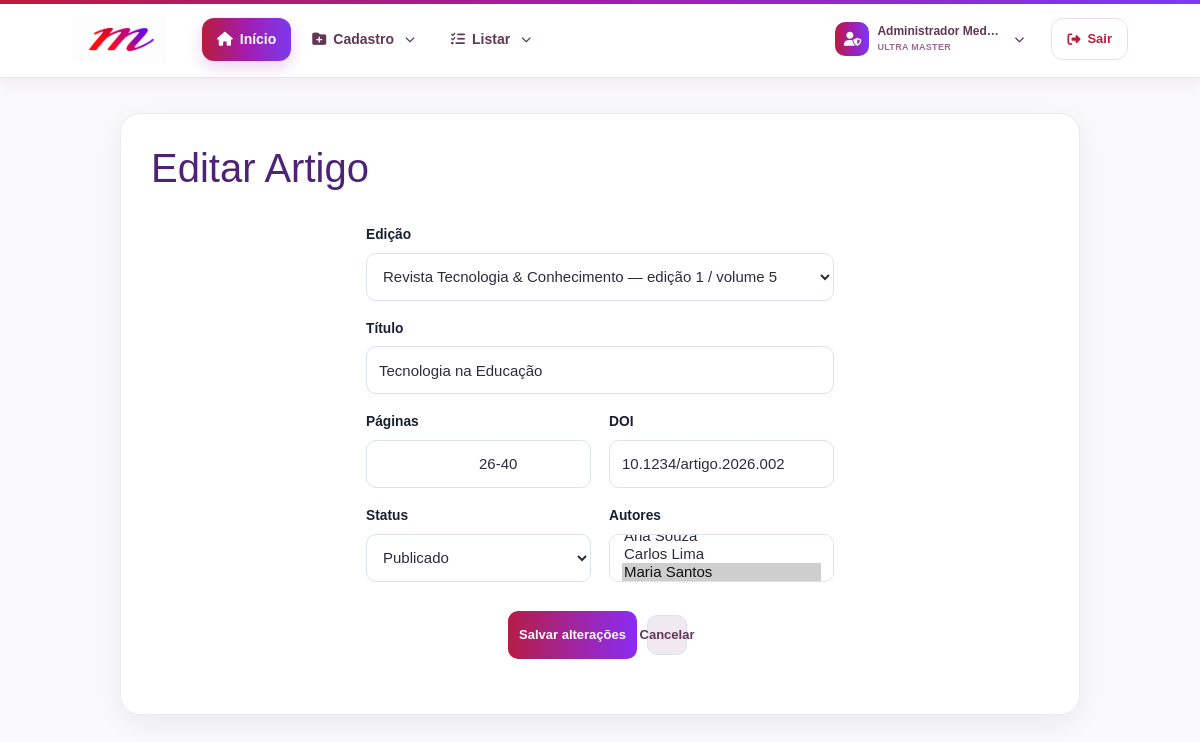
The app's page /painel/editar_artigo.php?id=2 (signed in) with its own data.
### tables this page shows
CREATE TABLE `artigos` (
  `id_artigo` int(11) NOT NULL AUTO_INCREMENT,
  `id_edicao` int(11) NOT NULL,
  `titulo` varchar(255) NOT NULL,
  `autores` text DEFAULT NULL,
  `palavras_chave` text DEFAULT NULL,
  `resumo` text DEFAULT NULL,
  `paginas` varchar(50) DEFAULT NULL,
  `doi` varchar(255) DEFAULT NULL,
  `status` varchar(50) DEFAULT 'Rascunho',
  `dt_cad_artigo` timestamp NOT NULL DEFAULT current_timestamp(),
  PRIMARY KEY (`id_artigo`),
  KEY `fk_artigo_edicao` (`id_edicao`),
  CONSTRAINT `fk_artigo_edicao` FOREIGN KEY (`id_edicao`) REFERENCES `edicoes` (`id_edicao`) ON DELETE CASCADE
);

CREATE TABLE `edicoes` (
  `id_edicao` int(11) NOT NULL AUTO_INCREMENT,
  `id_revista` int(11) NOT NULL,
  `numero` int(11) NOT NULL,
  `volume` int(11) DEFAULT NULL,
  `ano` int(11) NOT NULL,
  `data_publicacao` date DEFAULT NULL,
  `descricao` text DEFAULT NULL,
  `destaque` tinyint(1) DEFAULT 0,
  `dt_cad_edicao` timestamp NOT NULL DEFAULT current_timestamp(),
  PRIMARY KEY (`id_edicao`)
);

CREATE TABLE `revistas` (
  `id_revista` int(11) NOT NULL AUTO_INCREMENT,
  `issn` varchar(20) NOT NULL,
  `nome` varchar(255) NOT NULL,
  `volume` int(11) DEFAULT NULL,
  `numero` int(11) DEFAULT NULL,
  `ano` int(11) NOT NULL,
  `doi` varchar(255) DEFAULT NULL,
  `periodicidade` varchar(50) NOT NULL,
  `editor_chefe` varchar(255) NOT NULL,
  `conselho` text DEFAULT NULL,
  `revisores` text DEFAULT NULL,
  `data_publicacao` date DEFAULT NULL,
  `status` varchar(50) NOT NULL DEFAULT 'Rascunho',
  `destaque` tinyint(1) NOT NULL DEFAULT 0,
  `dt_cad_revista` datetime NOT NULL DEFAULT current_timestamp(),
  PRIMARY KEY (`id_revista`),
  UNIQUE KEY `uk_issn` (`issn`)
);

### painel/_layout.php (called while the page is built, shortened)
<?php
function id_get($key){ $id=filter_input(INPUT_GET,$key,FILTER_VALIDATE_INT); if(!$id||$id<1){ die('ID inválido.'); } return $id; }
?>

### painel/config/seguranca.php (called while the page is built, shortened)
<?php
if (!function_exists('corrigir_codificacao_painel')) {
    function corrigir_codificacao_painel($valor): string
    {
        $valor = (string)($valor ?? '');
        for ($i = 0; $i < 2; $i++) {
            if (!preg_match('/(?:Ã[-¿]|Â[-¿]|â€)/u', $valor)) {
                break;
            }
            $corrigido = @iconv('UTF-8', 'ISO-8859-1//IGNORE', $valor);
            $valor = $corrigido;
        }
        return $valor;
    }
}
if (!function_exists('h')) {
    function h($v): string
    {
        return htmlspecialchars(corrigir_codificacao_painel($v), ENT_QUOTES | ENT_SUBSTITUTE, 'UTF-8');
    }
}

### painel/editar_artigo.php (the view, shortened to what this page needs)
<?php
    include 'conexao.php'; include '_layout.php';$id=id_get('id');
        $r=mysqli_query($conexao,"SELECT * FROM artigos WHERE id_artigo=$id");
        $row=mysqli_fetch_assoc($r);
        $ed=mysqli_query($conexao,"SELECT e.id_edicao, e.numero, e.volume, r.nome FROM edicoes e INNER JOIN revistas r ON r.id_revista=e.id_revista ORDER BY r.nome,e.id_edicao DESC");
        $au=mysqli_query($conexao,"SELECT id_autor,nome FROM autores ORDER BY nome");
        $sel=[];$sr=mysqli_query($conexao,"SELECT id_autor FROM artigo_autor WHERE id_artigo=$id");
        while($x=mysqli_fetch_assoc($sr))$sel[]=(int)$x['id_autor'];
?>
<!doctype html>
<html lang="pt-BR">
    <head>
        <?php include 'includes_painel/head.php'; ?>
    </head>
    <body>
        <?php include 'includes_painel/header.php'; ?>
        <div class="crud">
            <div class="card">
                <h1>Editar Artigo</h1>
                <form method="post">
                    <div class="grid"><div class="campo full">
                        <label>Edição</label>
                        <select name="id_edicao" required><?php while($e=mysqli_fetch_assoc($ed)):?>
                            <option value="<?=$e['id_edicao']?>"
                                <?=($row['id_edicao']??0)==$e['id_edicao']?'selected':''?>>
                                <?=h($e['nome'].' — edição '.$e['numero'].' / volume '.$e['volume'])?>
                            </option>
                            <?php endwhile;?>
                        </select>
                    </div>
                    <div class="campo full">
                        <label>Título</label>
                        <input name="titulo" required value="<?=h($row['titulo'])?>">
                    </div>
                    <div class="campo">
                        <label>Páginas</label>
                        <input name="paginas" value="
                        <?=h($row['paginas']??'')?>">
                    </div>
                    <div class="campo">
                        <label>DOI</label>
                        <input name="doi" value="<?=h($row['doi']??'')?>">
                    </div>
                    <div class="campo">
                        <label>Status</label>
                        <select name="status">
                            <?php foreach(['Publicado','Em Revisão','Arquivado'] as $op):?>
                                <option <?=($row['status']??'')===$op?'selected':''?>>
                                    <?=h($op)?>
                                </option>
                            <?php endforeach;?>
                        </select>
                    </div>
                    <div class="campo">
                        <label>Autores</label>
                        <select name="autores[]" multiple size="6">
                            <?php while($a=mysqli_fetch_assoc($au)):?>
                                <option value="<?=$a['id_autor']?>"
                                    <?=in_array((int)$a['id_autor'],$sel,true)?'selected':''?>>
                                    <?=h($a['nome'])?>
                                </option>
                            <?php endwhile;?>
                        </select>
                    </div>
                </div>
                <div class="acoes">
                    <button class="btn salvar">Salvar alterações</button>
                    <a class="btn voltar" href="lista_artigos.php">Cancelar</a>
                </div>
            </form>
        </div>
    </body>
</html>

### records on screen
artigos: id_edicao "Revista Tecnologia & Conhecimento — edição 1 / volume 5", titulo "Tecnologia na Educação", paginas "26-40", doi "10.1234/artigo.2026.002"

### other values on screen
nome_usuario() "Administrador Medeia"
str_replace('_', ' ', perfil_usuario()) "ULTRA MASTER"
form field status "Publicado"
form field value "Carlos Lima / Maria Santos ☑"
